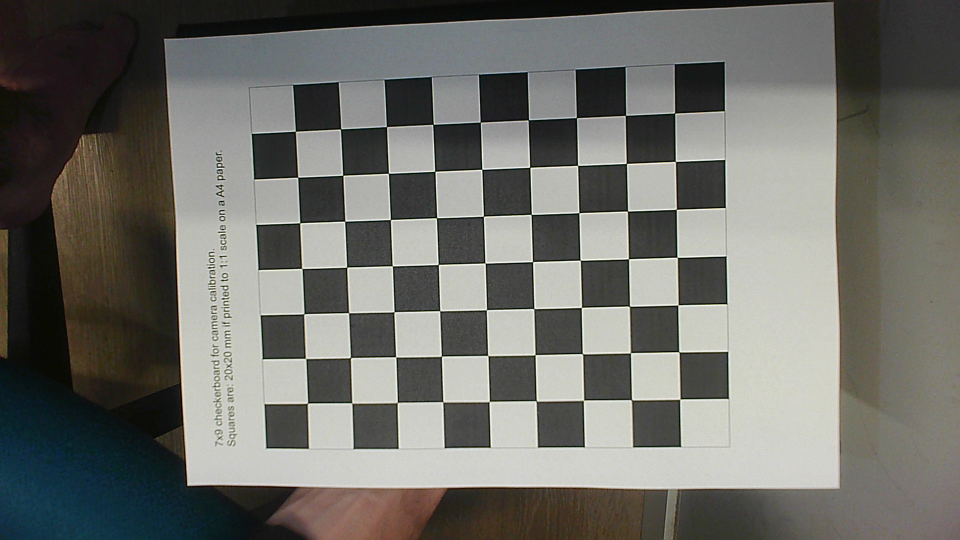
#> input picture caliberation/calib_images/WIN_20251118_22_51_19_Pro.jpg, 1920 x 1080 px (shown at 1/2 size); its folder holds 4 pictures in this run
$ python caliberation.py
#> lines starting #> are read from the running program, lines starting #| are printed output that depends on the picture; after the words box and inside, x2 and y2 are one past the last pixel; in counts of white or black regions, pixels touching at a corner belong together
import cv2
import numpy as np
import glob

images = glob.glob('caliberation/calib_images/*.jpg')
print("Found images:", len(images))

CHECKERBOARD = (7, 9)   # inner corners (from your board)
SQUARE_SIZE = 20.0      # mm

criteria = (cv2.TERM_CRITERIA_EPS + cv2.TERM_CRITERIA_MAX_ITER, 30, 0.001)

# base 3D pattern (N,3)
objp = np.zeros((CHECKERBOARD[0] * CHECKERBOARD[1], 3), np.float64)
objp[:, :2] = np.mgrid[0:CHECKERBOARD[0], 0:CHECKERBOARD[1]].T.reshape(-1, 2) * SQUARE_SIZE

objpoints = []  # will hold (1, N, 3) arrays, float64
imgpoints = []  # will hold (1, N, 2) arrays, float64

for fname in images:
    img = cv2.imread(fname)
#> img is the input picture: shape (1080, 1920, 3); mean B, G, R 104.5, 109.9, 109.7
    gray = cv2.cvtColor(img, cv2.COLOR_BGR2GRAY)
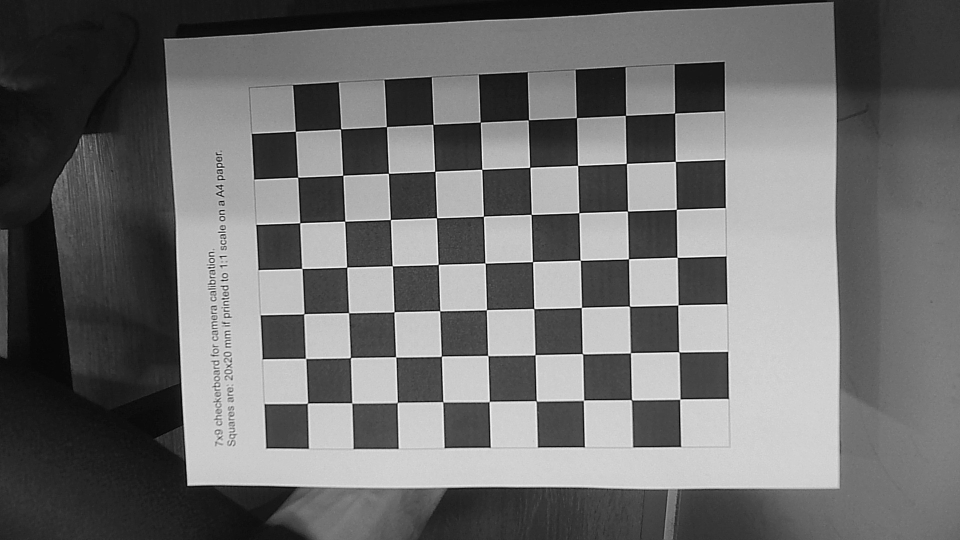
#> gray: shape (1080, 1920) (shown at 1/2 size); min 0, max 255, mean 109.3

    ret, corners = cv2.findChessboardCorners(gray, CHECKERBOARD, None)
#> ret = True; corners = 63 rows, first 8: [1349.5, 226.4], [1351.1, 323.4], [1353, 419.1], [1354.7, 515], [1356.5, 610.2], [1358.4, 704], [1360.2, 798.8], [1251.3, 231.1]
    print(fname, "ret =", ret)
#| caliberation/calib_images/WIN_20251118_22_51_19_Pro.jpg ret = True

    if ret:
        # refine corners
        corners2 = cv2.cornerSubPix(gray, corners, (11,11), (-1,-1), criteria)
#> corners2 = 63 rows, first 8: [1349.6, 226.6], [1351.2, 323.2], [1353, 419.1], [1354.7, 515], [1356.3, 610.4], [1358.2, 704.1], [1360.1, 798.7], [1251.3, 231]

        # reshape to (1, N, 3) and (1, N, 2) and convert to float64
        objpoints.append(objp.reshape(1, -1, 3).astype(np.float64))
        imgpoints.append(corners2.reshape(1, -1, 2).astype(np.float64))

        vis = img.copy()
        cv2.drawChessboardCorners(vis, CHECKERBOARD, corners2, ret)
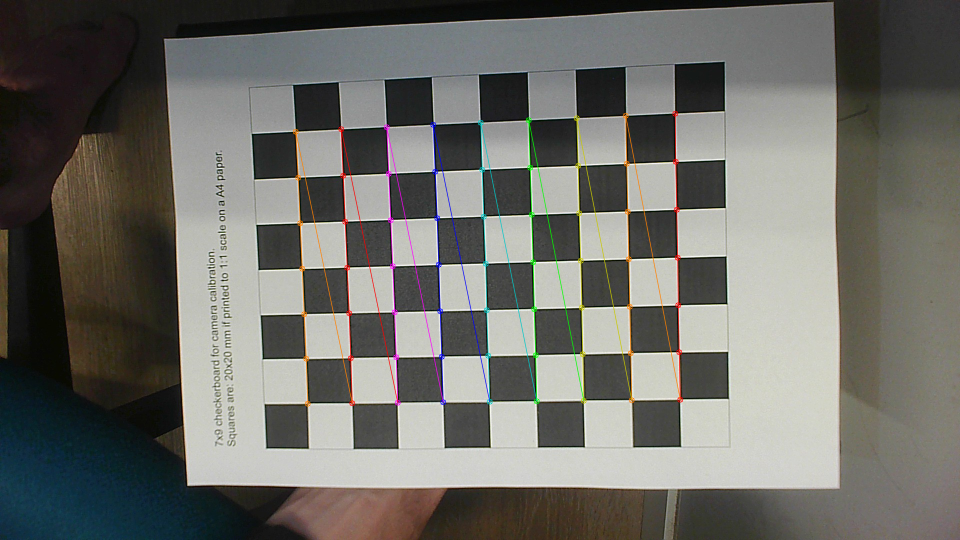
#> vis: shape (1080, 1920, 3) (shown at 1/2 size); 1.62% of pixels changed, all inside (x1, y1, x2, y2) = (585, 221, 1367, 814)
        cv2.imshow("corners", vis)
        cv2.waitKey(100)
#> pass 2 of the loop `for fname in images:`:
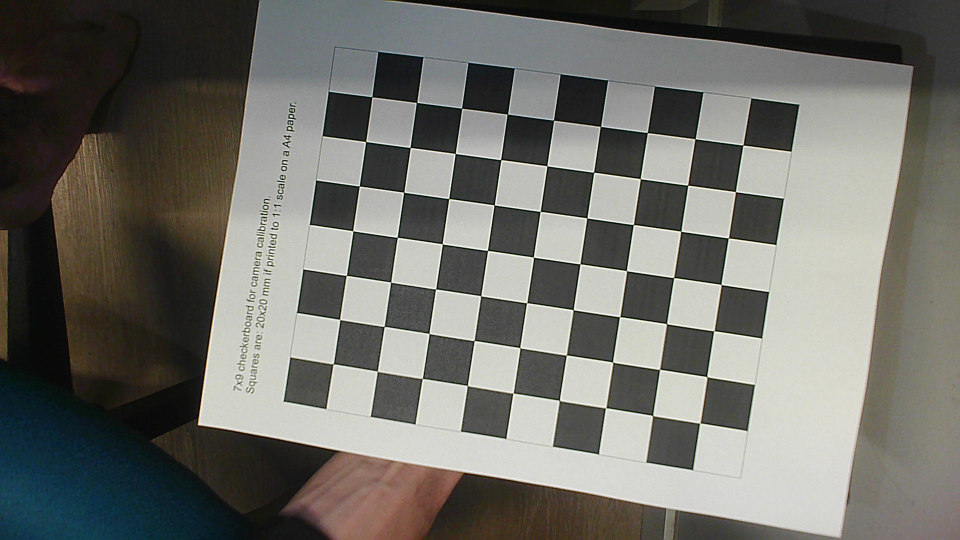
#> input picture caliberation/calib_images/WIN_20251118_22_51_23_Pro.jpg, 1920 x 1080 px (shown at 1/2 size)
#> img is the input picture: shape (1080, 1920, 3); mean B, G, R 105.1, 110.7, 111
#> `gray = cv2.cvtColor(img, cv2.COLOR_BGR2GRAY)`:
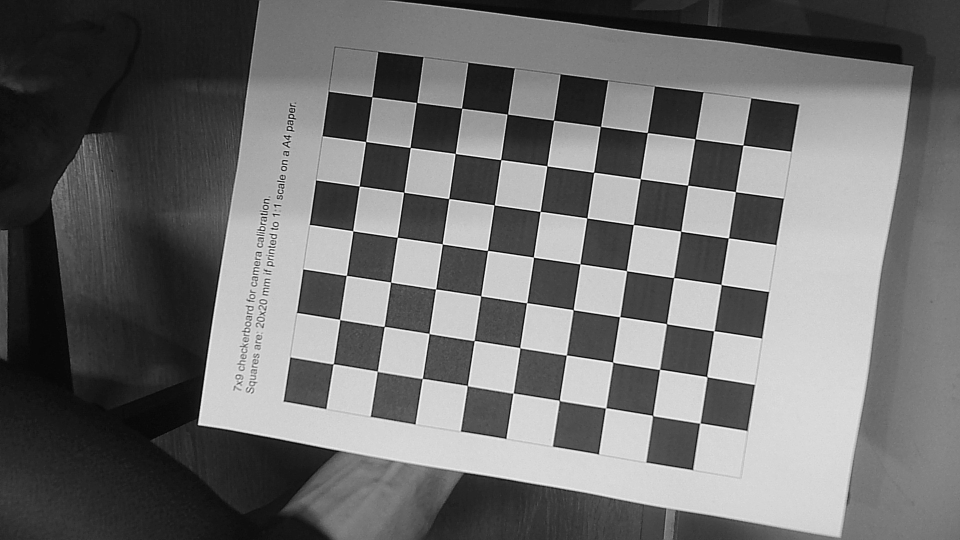
#> gray: shape (1080, 1920) (shown at 1/2 size); min 0, max 255, mean 110.2
#> corners = 63 rows, first 8: [666.8, 728.3], [679.8, 639], [693.1, 551.3], [706, 462.2], [719, 372.6], [731.8, 283.5], [744.2, 194.1], [754.9, 742.6]
#| caliberation/calib_images/WIN_20251118_22_51_23_Pro.jpg ret = True
#> corners2 = 63 rows, first 8: [666.8, 728.1], [679.8, 639.3], [693.1, 551.3], [706.1, 462.1], [718.9, 372.5], [731.7, 283.5], [744.3, 194], [754.9, 742.6]
#> `cv2.drawChessboardCorners(vis, CHECKERBOARD, corners2, ret)`:
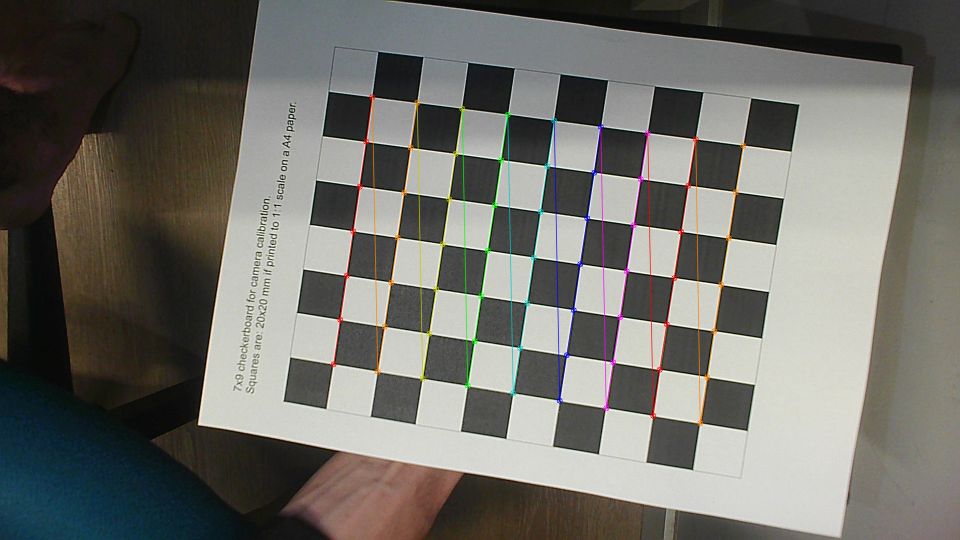
#> vis: shape (1080, 1920, 3) (shown at 1/2 size); 1.6% of pixels changed, all inside (x1, y1, x2, y2) = (661, 188, 1493, 853)
#> pass 3 of the loop `for fname in images:`:
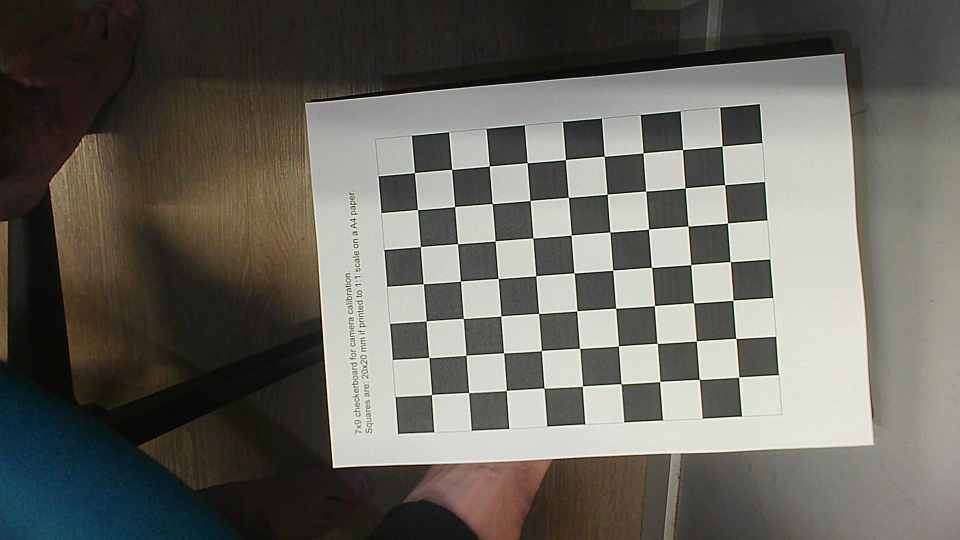
#> input picture caliberation/calib_images/WIN_20251118_22_51_26_Pro.jpg, 1920 x 1080 px (shown at 1/2 size)
#> img is the input picture: shape (1080, 1920, 3); mean B, G, R 94.9, 101.7, 103.3
#> `gray = cv2.cvtColor(img, cv2.COLOR_BGR2GRAY)`:
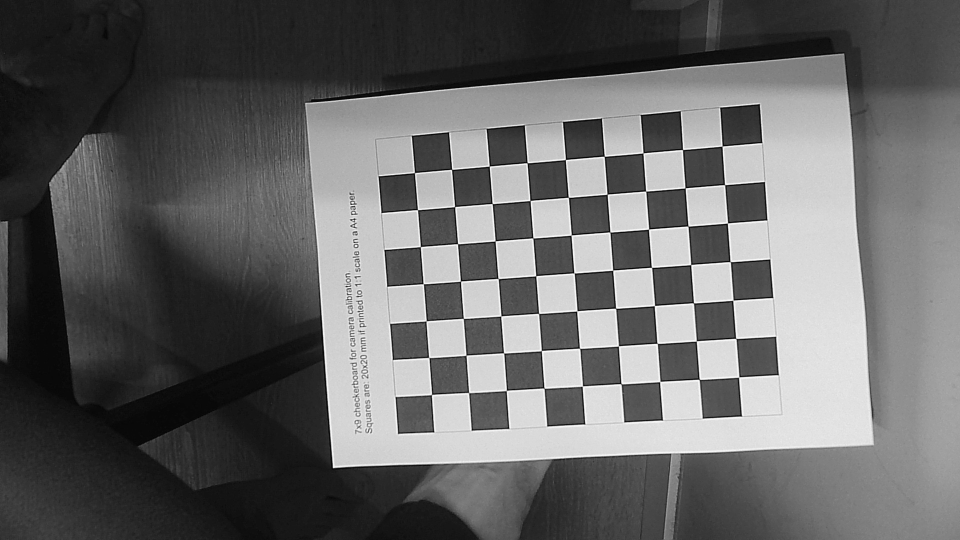
#> gray: shape (1080, 1920) (shown at 1/2 size); min 0, max 255, mean 101.4
#> corners = 63 rows, first 8: [1444.6, 292.6], [1449.8, 369.8], [1455.4, 446.5], [1460.8, 523.7], [1466.1, 601], [1471.8, 677.2], [1478, 754.6], [1365.6, 299.6]
#| caliberation/calib_images/WIN_20251118_22_51_26_Pro.jpg ret = True
#> corners2 = 63 rows, first 8: [1444.6, 292.6], [1449.6, 369.8], [1455.4, 446.5], [1460.8, 523.8], [1466.2, 600.9], [1472, 677.2], [1477.8, 754.5], [1365.5, 299.5]
#> `cv2.drawChessboardCorners(vis, CHECKERBOARD, corners2, ret)`:
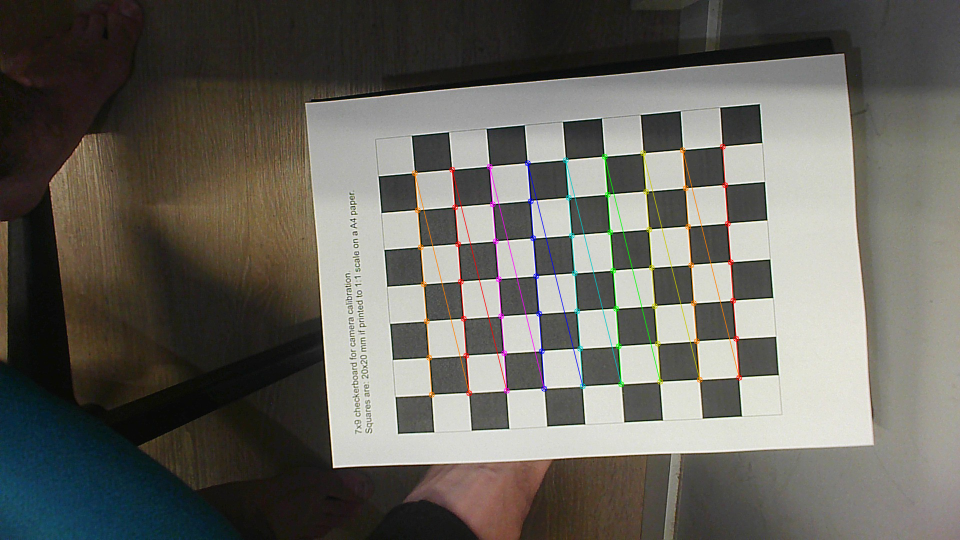
#> vis: shape (1080, 1920, 3) (shown at 1/2 size); 1.35% of pixels changed, all inside (x1, y1, x2, y2) = (823, 287, 1485, 796)
#> the loop made 4 passes; the first 3 are shown

cv2.destroyAllWindows()

if len(objpoints) == 0:
    raise RuntimeError("No corners detected! Check images.")

gray = cv2.cvtColor(cv2.imread(images[0]), cv2.COLOR_BGR2GRAY)
h, w = gray.shape[:2]
#> h = 1080; w = 1920

K = np.eye(3, dtype=np.float64)
D = np.zeros((4, 1), dtype=np.float64)
#> D = [0, 0, 0, 0]

rms, K, D, rvecs, tvecs = cv2.fisheye.calibrate(
    objectPoints=objpoints,
    imagePoints=imgpoints,
    image_size=(w, h),
    K=K,
    D=D,
    rvecs=None,
    tvecs=None,
    flags=cv2.fisheye.CALIB_RECOMPUTE_EXTRINSIC +
          cv2.fisheye.CALIB_CHECK_COND +
          cv2.fisheye.CALIB_FIX_SKEW,
    criteria=criteria
)

print("\n=== Calibration result ===")
print("RMS reprojection error:", rms)
print("K =\n", K)
print("D =\n", D)
